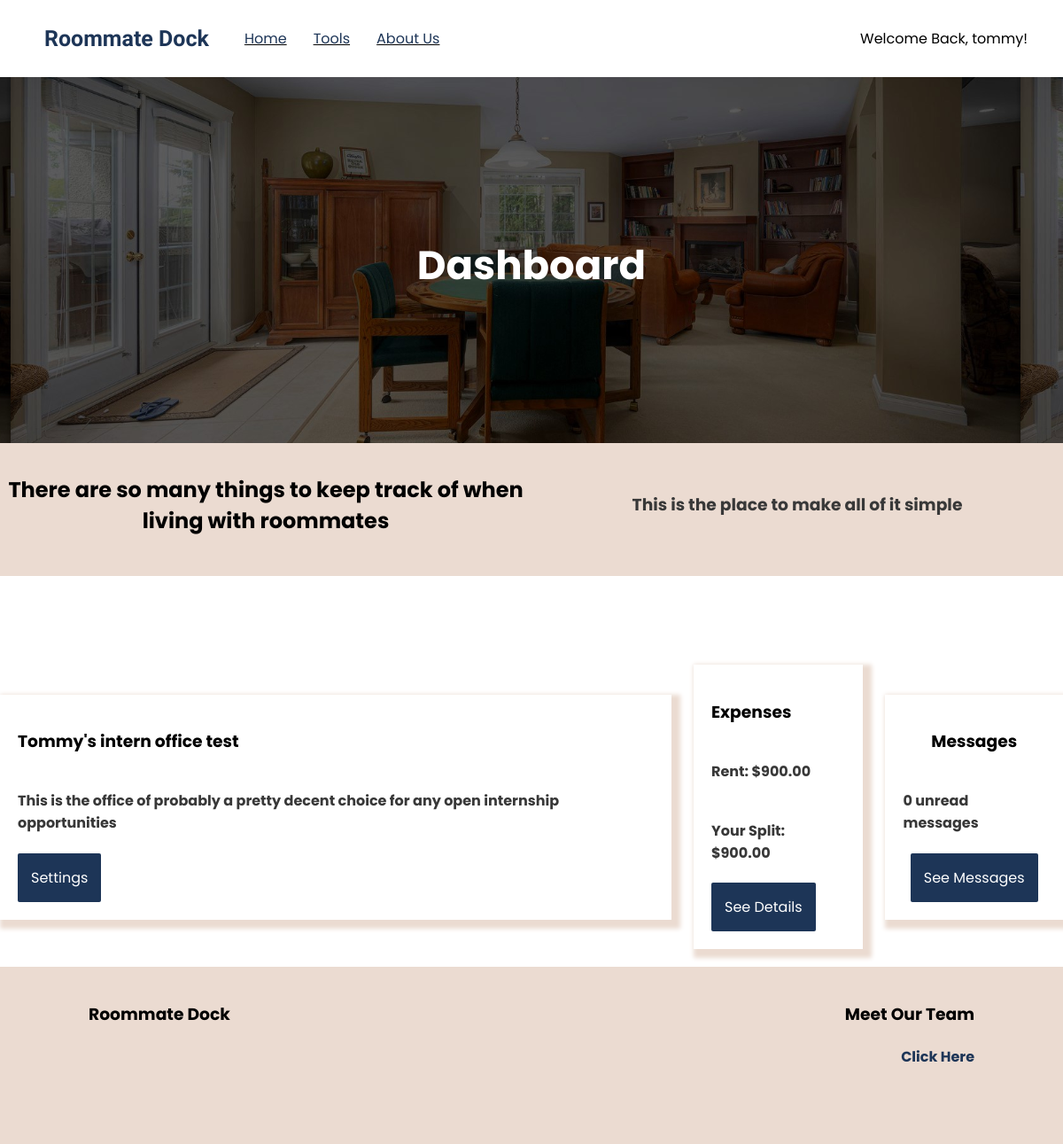
/rentsplit/ (signed in), run on the app's committed database.
### rentsplit/models.py (models this page shows, shortened)
class ProfileAuth(models.Model):
    name = models.CharField(max_length=64, unique=True)
    rent = models.IntegerField(default=0)
    users = models.ManyToManyField(User, related_name='profile')
    description = models.CharField(max_length=120, null=True)

### rentsplit/views.py (the view)
# urls.py: path('', views.index, name='index'),
@login_required(login_url = 'users:login')
def index(request):
    try:
        user = request.user
        profile = ProfileAuth.objects.get(users=user)
        user_profiles = user.profile.all()
        calculated_rents, owed_user = results(profile)
        all_mes = Message.objects.filter(profile=profile)
        unread_count = all_mes.exclude(users_read=user).count()
        return render(request, 'rentsplit/index.html', {
            'user_profiles': user_profiles,
            'calculated_rents': calculated_rents,
            'all_mes': all_mes,
            'unread_count': unread_count
        })
    except:
        user_profiles = None
        calculated_rents = None
        all_mes = None
        unread_count = None
        return render(request, 'rentsplit/index.html', {
            'user_profiles': user_profiles,
            'calculated_rents': calculated_rents,
            'all_mes': all_mes,
            'unread_count': unread_count
        })

### rentsplit/templates/rentsplit/index.html (shortened to what this page needs)
{% extends 'dock/layout-landing.html' %}
{% block head %}
{% load static %}
{% endblock head %}
{% block body %}
<div class="content-wrapper app-banner background-image-divider-main center">
    <h1 class='padding-top white-text main-text big-text'>Dashboard</h1>
</div>
<div class="banner next-to-eachother padding-top-small padding-bottom-small center">
    <div class="half-div center">
        <h2 class='main-text' style='text-align:center;'>There are so many things to keep track of when living with roommates</h2>
    </div>
    <div class="half-div center">
        <h3 class='sub-text'>This is the place to make all of it simple</h3>
    </div>
</div>
    <div class="content-wrapper center mobile-fit-content">
        <div>
            <div class='next-to-eachother center'>
                {% if request.user.profile.all %}
                    {% for profile in user_profiles %}
                    <div class="big-card margin-top margin-bottom stack-divs mobile-width margin-right">
                        <h3 class='main-text'>{{profile.name}}</h3>
                        <h4 class='sub-text'>{{profile.description}}</h4>
                        <a href="{% url 'rentsplit:profile-settings' profile.name%}" class='main-button'>Settings</a>
                    </div>
                    <div class="big-card margin-top margin-bottom stack-divs mobile-width margin-right">
                        <h3 class='main-text'>Expenses</h3>
                        {% if profile.rent == 0 %}
                            <h4 class='sub-text'>Update this month's rent</h4>
                        {% else %}
                            <h4 class='sub-text'>Rent: ${{profile.rent|floatformat:2}}</h4>
                        {% endif %}
                        {% if calculated_rents %}
                            {% for calckey, value in calculated_rents.items %}
                                    {% if calckey == request.user.username %}
                                        <h4 class='sub-text'>Your Split: ${{value|floatformat:2}}</h4>
                                    {% endif %}
                            {% endfor %}
                        {% endif %}
                        <a href="{% url 'rentsplit:user-profile' profile.name %}" class='main-button'>See Details</a>
                    </div>
                    {% endfor %}
                        <div class="big-card stack-divs mobile-width margin-top margin-bottom center">
                            <h3 class='main-text'>Messages</h3>
                            <h4 class='sub-text'>{{unread_count}} unread messages</h4>
                            <a href="{% url 'messageboard:index' request.user.profile.get.name%}" class='main-button'>See Messages</a>
                        </div>
                {% endif %}
            </div>
        </div>
    </div>
    {% endblock %}

### dock/templates/dock/layout-landing.html (shortened to what this page needs)
<!DOCTYPE html>
<html lang="en">
<head>
    {% load static %}
    {% load compress %}
    <link rel="stylesheet" href="{% static 'css/styles.css' %}">
</head>
<body>
    <div class="nav-container">
        <div class="nav-contents">
            <div class="left-in-div">
                <a href="{% url 'index' %}"><h3 class='nav-brand padding-left-med'>Roommate Dock</h3></a>
            </div>
            <div class="nav-options-container">
                <ul class='nav-options'>
                    <li class='nav-option'><a href="{% url 'index' %}">Home</a></li>
                    <div class='tools-menu'>
                        <li class='nav-option hover-dropdown' id='hover-tools-dropdownid'><a href="{% url 'options' %}">Tools</a></li>
                        </div>
                        <li class='nav-option'><a href="http://tommy-pham.netlify.app/">About Us</a></li>
                    </ul>
            </div>
            {% if user.is_authenticated %}
            <div class="right-in-div nav-profile">
                <a href"#" class='hover-dropdown' id='hover-profile-dropdownid'>Welcome Back, {{ request.user }}!</a>
            </div>
                {% endif %}
            </div>
        </div>
    {% block body %}
    {% endblock body %}
    <footer class='footer banner'>
        <div class="padding-footer row">
            <div class="half-div">
                <h3 class='main-text text-align-start'>Roommate Dock</h3>
            </div>
            <div class="half-div">
                <h3 class='main-text text-align-end'>Meet Our Team</h3>
                <h4 class='sub-text text-align-end link'><a href="http://tommy-pham.netlify.app/" target='blank'>Click Here</a></h4>
            </div>
        </div>
    </footer>
</body>
</html>

### static/css/styles.css (style rules this page uses)
body { padding: 0; margin: 0; }
html { padding: 0; margin: 0; }
a:link { color: #1d3557; text-decoration: none; }
.link { transition: 0.3s; cursor: pointer; color: #1d3557; }
.main-text { font-family: Poppins; margin-left: 0; margin-right: 0; }
.big-text { font-size: 45px !important; }
.sub-text { font-family: Poppins; color: rgb(56, 56, 56); }
.white-text { color: white; }
.margin-bottom { margin-bottom: 20px; }
.margin-right { margin-right: 25px; }
.margin-top { margin-top: 50px; }
.main-button { background-color: #1d3557; color: white !important; padding: 15px; font-family: Poppins; width: fit-content; border-radius: 2px; transition: 0.3s; border: none; cursor: pointer; }
.big-card { padding: 20px; box-shadow: 5px 5px 5px 5px rgb(235, 219, 209); width: fit-content; }
.nav-container { height: 57px; display: flex; justify-content: center; width: 100%; position: fixed; top: 0; background-color: white; font-family: Poppins; padding-top: 15px; padding-bottom: 15px; z-index: 1; transition: 0.4s; }
.nav-brand { font-family: "Secular One"; font-size: 25px; margin-top: 0; margin-bottom: 0; color: #1d3557; transition: 0.5s; }
.nav-contents { display: flex; flex-direction: row; align-items: center; width: 100%; }
.nav-options { display: flex; flex-direction: row; list-style: none; }
.nav-option { margin-right: 30px; text-decoration: underline; transition: 0.4s; }
.right-in-div { display: flex; margin-left: auto; margin-right: 40px; }
.nav-profile { display: flex; flex-direction: column; position: relative; }
#hover-profile-dropdownid { transition: 0.4s; z-index: 1; }
.next-to-eachother { display: flex; flex-direction: row; align-items: center; justify-content: space-evenly; }
.tools-menu { position: relative; }
.padding-top { padding-top: 100px; }
.padding-top-small { padding-top: 25px; }
.padding-bottom-small { padding-bottom: 25px; }
.padding-top-small { padding-top: 15px; }
.banner { background-color: rgb(235, 219, 209); }
.row { display: flex; flex-direction: row; }
.padding-footer { padding-top: 20px; padding-left: 100px; padding-right: 100px; }
.text-align-start { text-align: start; }
.text-align-end { text-align: end; }
.footer { height: 200px; }
.stack-divs { display: flex; flex-direction: column; }
.padding-left-med { padding-left: 50px; }
.half-div { width: 50%; }
.big-text { margin: 0; }
.background-image-divider-main { background-image: url("../media/rent-divider.jpeg"); height: 500px; background-position: 20% 50%; background-size: 95%; }
.center { display: flex; justify-content: center; align-items: center; }

### data on the page
ProfileAuth: name "Tommy's intern office test", description "This is the office of probably a pretty decent choice for any open internship opportunities", rent "900.00", calculated_rents "900.00"

### other printed values
{{ request.user }} "tommy"
{{ unread_count }} "0"
